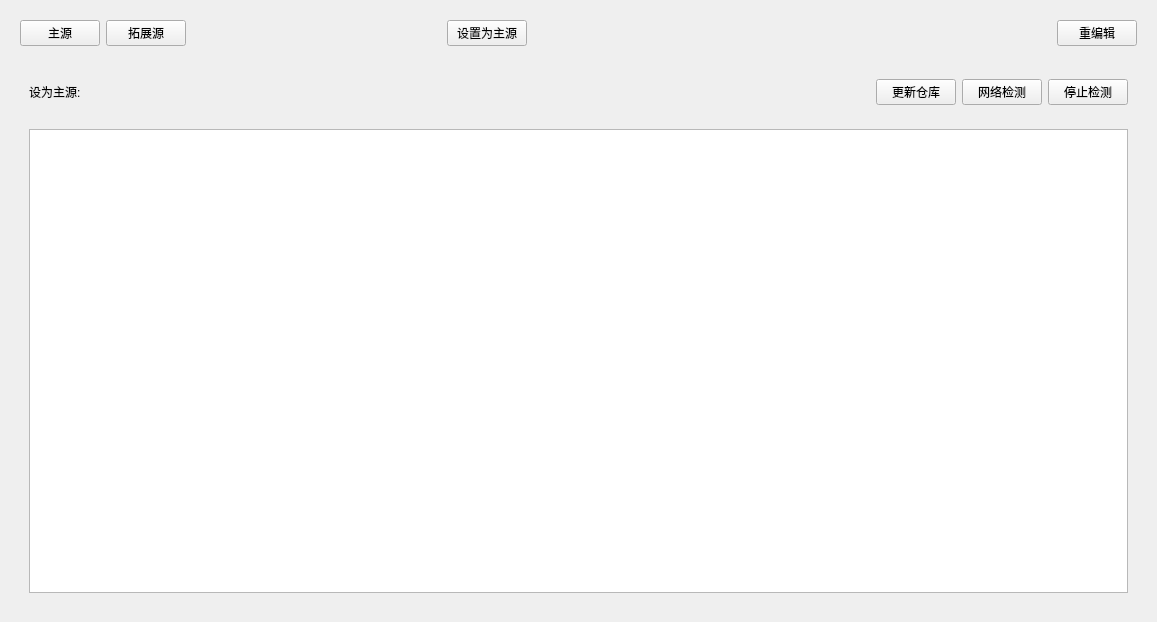
<?xml version="1.0" encoding="UTF-8"?>
<ui version="4.0">
 <class>sourceManager</class>
 <widget class="QWidget" name="sourceManager">
  <property name="geometry">
   <rect>
    <x>0</x>
    <y>0</y>
    <width>1157</width>
    <height>622</height>
   </rect>
  </property>
  <property name="windowTitle">
   <string>sourceManager</string>
  </property>
  <property name="styleSheet">
   <string notr="true"/>
  </property>
  <layout class="QGridLayout" name="gridLayout">
   <item row="0" column="0">
    <widget class="selectForm" name="widget_2" native="true">
     <property name="minimumSize">
      <size>
       <width>0</width>
       <height>0</height>
      </size>
     </property>
     <property name="maximumSize">
      <size>
       <width>16777215</width>
       <height>46</height>
      </size>
     </property>
     <property name="styleSheet">
      <string notr="true"/>
     </property>
     <layout class="QHBoxLayout" name="horizontalLayout_4">
      <item>
       <widget class="QPushButton" name="pageMainSourceBtn">
        <property name="text">
         <string>主源</string>
        </property>
       </widget>
      </item>
      <item>
       <widget class="QPushButton" name="pageUnnecessaryBtn">
        <property name="text">
         <string>拓展源</string>
        </property>
       </widget>
      </item>
      <item>
       <spacer name="horizontalSpacer_6">
        <property name="orientation">
         <enum>Qt::Horizontal</enum>
        </property>
        <property name="sizeHint" stdset="0">
         <size>
          <width>40</width>
          <height>20</height>
         </size>
        </property>
       </spacer>
      </item>
      <item>
       <widget class="QPushButton" name="setSourceBtn">
        <property name="text">
         <string>设置为主源</string>
        </property>
       </widget>
      </item>
      <item>
       <spacer name="horizontalSpacer_5">
        <property name="orientation">
         <enum>Qt::Horizontal</enum>
        </property>
        <property name="sizeHint" stdset="0">
         <size>
          <width>40</width>
          <height>20</height>
         </size>
        </property>
       </spacer>
      </item>
      <item>
       <widget class="QLabel" name="updateLabel">
        <property name="text">
         <string/>
        </property>
       </widget>
      </item>
      <item>
       <spacer name="horizontalSpacer_4">
        <property name="orientation">
         <enum>Qt::Horizontal</enum>
        </property>
        <property name="sizeHint" stdset="0">
         <size>
          <width>40</width>
          <height>20</height>
         </size>
        </property>
       </spacer>
      </item>
      <item>
       <widget class="QPushButton" name="changeBtn">
        <property name="minimumSize">
         <size>
          <width>0</width>
          <height>0</height>
         </size>
        </property>
        <property name="maximumSize">
         <size>
          <width>16777215</width>
          <height>16777215</height>
         </size>
        </property>
        <property name="text">
         <string>重编辑</string>
        </property>
       </widget>
      </item>
     </layout>
    </widget>
   </item>
   <item row="1" column="0">
    <widget class="QStackedWidget" name="stackedWidget_2">
     <property name="currentIndex">
      <number>0</number>
     </property>
     <widget class="QWidget" name="mainPage">
      <layout class="QVBoxLayout" name="verticalLayout_3">
       <item>
        <widget class="QWidget" name="sourceNameWidget" native="true">
         <property name="maximumSize">
          <size>
           <width>16777215</width>
           <height>100</height>
          </size>
         </property>
         <property name="styleSheet">
          <string notr="true"/>
         </property>
         <layout class="QGridLayout" name="gridLayout_2">
          <item row="0" column="3">
           <widget class="QLabel" name="label_7">
            <property name="text">
             <string/>
            </property>
           </widget>
          </item>
          <item row="0" column="4">
           <widget class="QLabel" name="label_8">
            <property name="text">
             <string/>
            </property>
           </widget>
          </item>
          <item row="0" column="0">
           <widget class="QLabel" name="label_4">
            <property name="text">
             <string>设为主源:</string>
            </property>
           </widget>
          </item>
          <item row="0" column="5">
           <widget class="QLabel" name="label_9">
            <property name="text">
             <string/>
            </property>
           </widget>
          </item>
          <item row="0" column="6">
           <spacer name="horizontalSpacer_2">
            <property name="orientation">
             <enum>Qt::Horizontal</enum>
            </property>
            <property name="sizeHint" stdset="0">
             <size>
              <width>40</width>
              <height>20</height>
             </size>
            </property>
           </spacer>
          </item>
          <item row="0" column="7">
           <widget class="QPushButton" name="updateBtn_2">
            <property name="text">
             <string>更新仓库</string>
            </property>
           </widget>
          </item>
          <item row="0" column="2">
           <widget class="QLabel" name="label_6">
            <property name="text">
             <string/>
            </property>
           </widget>
          </item>
          <item row="0" column="1">
           <widget class="QLabel" name="label_5">
            <property name="text">
             <string/>
            </property>
           </widget>
          </item>
          <item row="0" column="8">
           <widget class="QPushButton" name="refreshBtn_2">
            <property name="text">
             <string>网络检测</string>
            </property>
           </widget>
          </item>
          <item row="0" column="9">
           <widget class="QPushButton" name="stopBtn_1">
            <property name="text">
             <string>停止检测</string>
            </property>
           </widget>
          </item>
         </layout>
        </widget>
       </item>
       <item>
        <widget class="QStackedWidget" name="stackedWidget">
         <property name="currentIndex">
          <number>0</number>
         </property>
         <widget class="QWidget" name="page">
          <layout class="QVBoxLayout" name="verticalLayout_2">
           <item>
            <widget class="QListWidget" name="listWidget">
             <property name="styleSheet">
              <string notr="true"/>
             </property>
            </widget>
           </item>
          </layout>
         </widget>
        </widget>
       </item>
      </layout>
     </widget>
     <widget class="QWidget" name="sourcePage">
      <layout class="QVBoxLayout" name="verticalLayout">
       <item>
        <widget class="QWidget" name="sourceNameWidget_2" native="true">
         <property name="maximumSize">
          <size>
           <width>16777215</width>
           <height>100</height>
          </size>
         </property>
         <property name="styleSheet">
          <string notr="true"/>
         </property>
         <layout class="QHBoxLayout" name="horizontalLayout_3">
          <item>
           <widget class="QFrame" name="frame">
            <property name="minimumSize">
             <size>
              <width>300</width>
              <height>30</height>
             </size>
            </property>
            <property name="frameShape">
             <enum>QFrame::StyledPanel</enum>
            </property>
            <property name="frameShadow">
             <enum>QFrame::Raised</enum>
            </property>
            <property name="lineWidth">
             <number>8</number>
            </property>
            <widget class="ClickableLabel" name="label_11">
             <property name="geometry">
              <rect>
               <x>7</x>
               <y>7</y>
               <width>252</width>
               <height>24</height>
              </rect>
             </property>
             <property name="minimumSize">
              <size>
               <width>0</width>
               <height>24</height>
              </size>
             </property>
             <property name="text">
              <string/>
             </property>
            </widget>
            <widget class="ClickableLabel" name="label_10">
             <property name="geometry">
              <rect>
               <x>271</x>
               <y>11</y>
               <width>20</width>
               <height>18</height>
              </rect>
             </property>
             <property name="minimumSize">
              <size>
               <width>20</width>
               <height>18</height>
              </size>
             </property>
             <property name="maximumSize">
              <size>
               <width>20</width>
               <height>20</height>
              </size>
             </property>
             <property name="styleSheet">
              <string notr="true"/>
             </property>
             <property name="text">
              <string> V</string>
             </property>
            </widget>
           </widget>
          </item>
          <item>
           <widget class="QPushButton" name="createSourceBtn">
            <property name="text">
             <string>新建版本</string>
            </property>
           </widget>
          </item>
          <item>
           <spacer name="horizontalSpacer_3">
            <property name="orientation">
             <enum>Qt::Horizontal</enum>
            </property>
            <property name="sizeHint" stdset="0">
             <size>
              <width>40</width>
              <height>20</height>
             </size>
            </property>
           </spacer>
          </item>
          <item>
           <widget class="QPushButton" name="addBtn">
            <property name="minimumSize">
             <size>
              <width>0</width>
              <height>0</height>
             </size>
            </property>
            <property name="maximumSize">
             <size>
              <width>16777215</width>
              <height>16777215</height>
             </size>
            </property>
            <property name="text">
             <string>添加源</string>
            </property>
           </widget>
          </item>
          <item>
           <widget class="QPushButton" name="deleteBtn">
            <property name="minimumSize">
             <size>
              <width>0</width>
              <height>0</height>
             </size>
            </property>
            <property name="maximumSize">
             <size>
              <width>16777215</width>
              <height>16777215</height>
             </size>
            </property>
            <property name="text">
             <string>删除源</string>
            </property>
           </widget>
          </item>
          <item>
           <widget class="QPushButton" name="updateBtn">
            <property name="text">
             <string>更新仓库</string>
            </property>
           </widget>
          </item>
          <item>
           <widget class="QPushButton" name="refreshBtn">
            <property name="text">
             <string>网络检测</string>
            </property>
           </widget>
          </item>
          <item>
           <widget class="QPushButton" name="stopBtn">
            <property name="text">
             <string>停止检测</string>
            </property>
           </widget>
          </item>
         </layout>
        </widget>
       </item>
       <item>
        <widget class="QStackedWidget" name="stackedWidget_3">
         <property name="lineWidth">
          <number>8</number>
         </property>
         <property name="currentIndex">
          <number>0</number>
         </property>
         <widget class="QWidget" name="page_3">
          <layout class="QVBoxLayout" name="verticalLayout_4"/>
         </widget>
        </widget>
       </item>
      </layout>
     </widget>
    </widget>
   </item>
  </layout>
 </widget>
 <customwidgets>
  <customwidget>
   <class>ClickableLabel</class>
   <extends>QLabel</extends>
   <header location="global">clickableLabel.h</header>
  </customwidget>
  <customwidget>
   <class>selectForm</class>
   <extends>QWidget</extends>
   <header location="global">selectform.h</header>
   <container>1</container>
  </customwidget>
 </customwidgets>
 <resources/>
 <connections/>
</ui>
